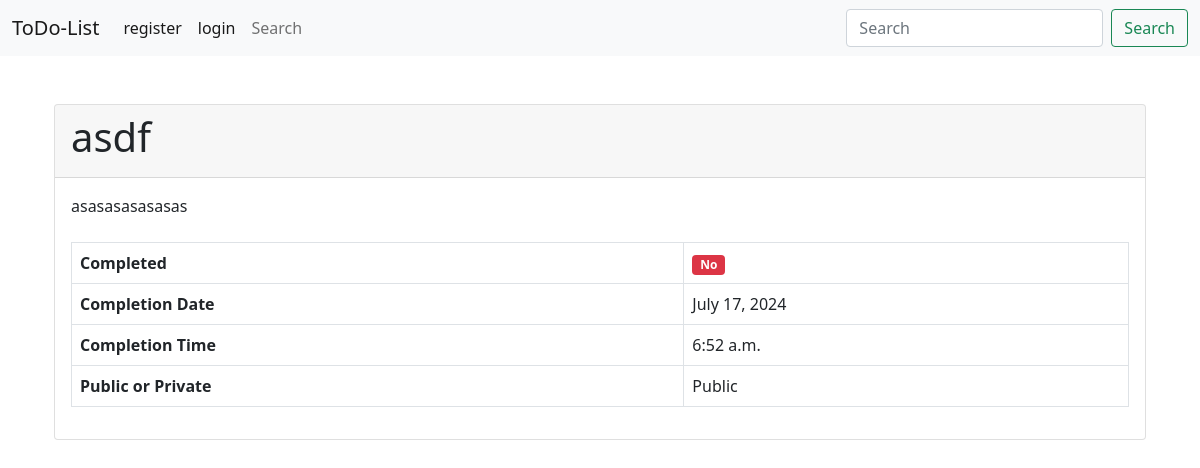
Page /task_detail/13/ on the committed database.
### todo/models.py (models this page shows, shortened)
class Task(models.Model):
    folder = models.ForeignKey(TaskFolder, on_delete=models.CASCADE, related_name='tasks', null=True)
    title = models.CharField(max_length=255)
    completed = models.BooleanField(default=False, blank=True)
    completion_date = models.DateField(null=True, blank=True)
    completion_time = models.TimeField(null=True, blank=True)
    description = HTMLField(blank=True, null=True)
    created_at = models.DateTimeField(auto_now_add=True)
    updated_at = models.DateTimeField(auto_now=True)
    publ_or_priv = models.BooleanField(default=False, blank=True)
    owner = models.ForeignKey(User, on_delete=models.CASCADE, related_name='tasks')
    class Meta:
        verbose_name_plural = 'tasks'
        ordering = ('-created_at',)

### todo/views.py (the view)
# urls.py: path('task_detail/<int:pk>/', views.task_detail, name='task_detail'),
def task_detail(request, pk):
    task = get_object_or_404(Task, pk=pk)
    if task.publ_or_priv or task.owner == request.user:
        context = {
            'task': task,
        }
        return render(request, 'tasks/task_detail.html', context)
    else:
        return render(request, '404.html', status=404)  # Custom 404 page or raise Http404

### templates/tasks/task_detail.html
{% extends '../base.html' %}
{% load static %}
{% block content %}
<div class="container mt-5">
    <div class="card">
        <div class="card-header">
            <h1 class="card-title">{{ task.title }}</h1>
        </div>
        <div class="card-body">
            <p class="card-text">{{ task.description|safe }}</p>
            <table class="table table-bordered mt-4">
                <tbody>
                    <tr>
                        <th scope="row">Completed</th>
                        <td><span class="badge bg-{{ task.completed|yesno:"success,danger" }}">{{ task.completed|yesno:"Yes,No" }}</span></td>
                    </tr>
                    <tr>
                        <th scope="row">Completion Date</th>
                        <td>{{ task.completion_date }}</td>
                    </tr>
                    <tr>
                        <th scope="row">Completion Time</th>
                        <td>{{ task.completion_time }}</td>
                    </tr>
                    <tr>
                        <th scope="row">Public or Private</th>
                        <td>{{ task.publ_or_priv|yesno:"Public,Private" }}</td>
                    </tr>
                </tbody>
            </table>
        </div>
    </div>
</div>
{% endblock %}

### rows in the picture
Task: title "asdf", description "asasasasasasas", completed "No", completion_date "July 17, 2024", completion_time "6:52 a.m.", publ_or_priv "Public"
